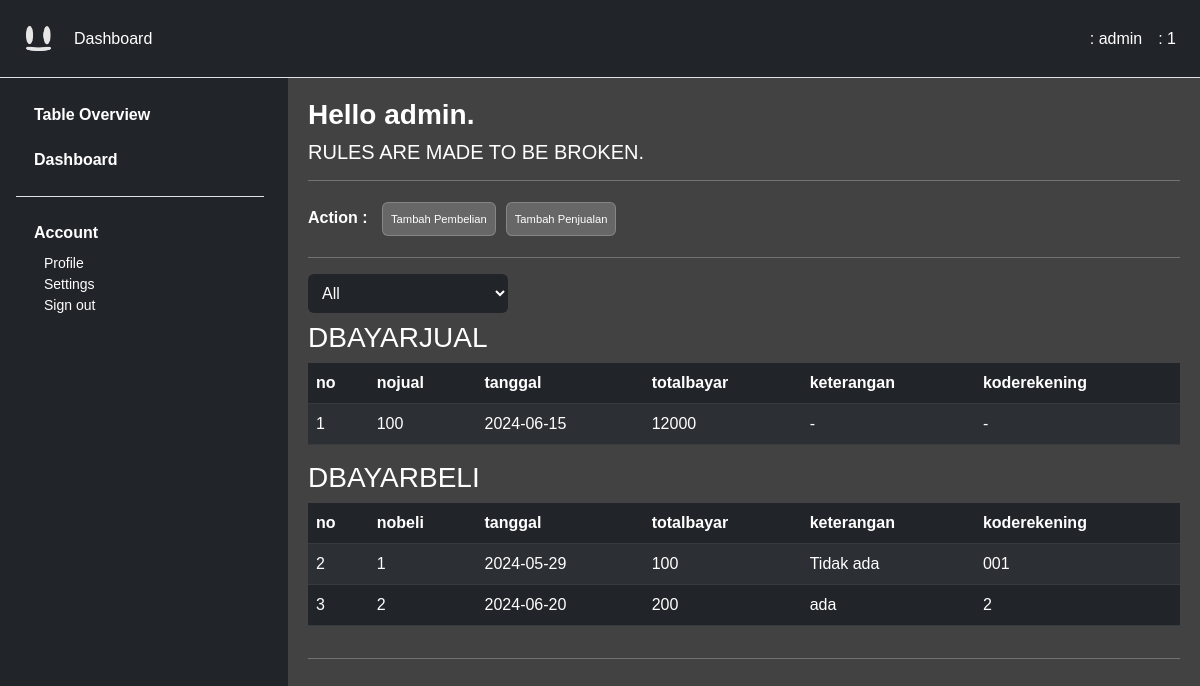
The app's page /dashboard/ (signed in), older data.
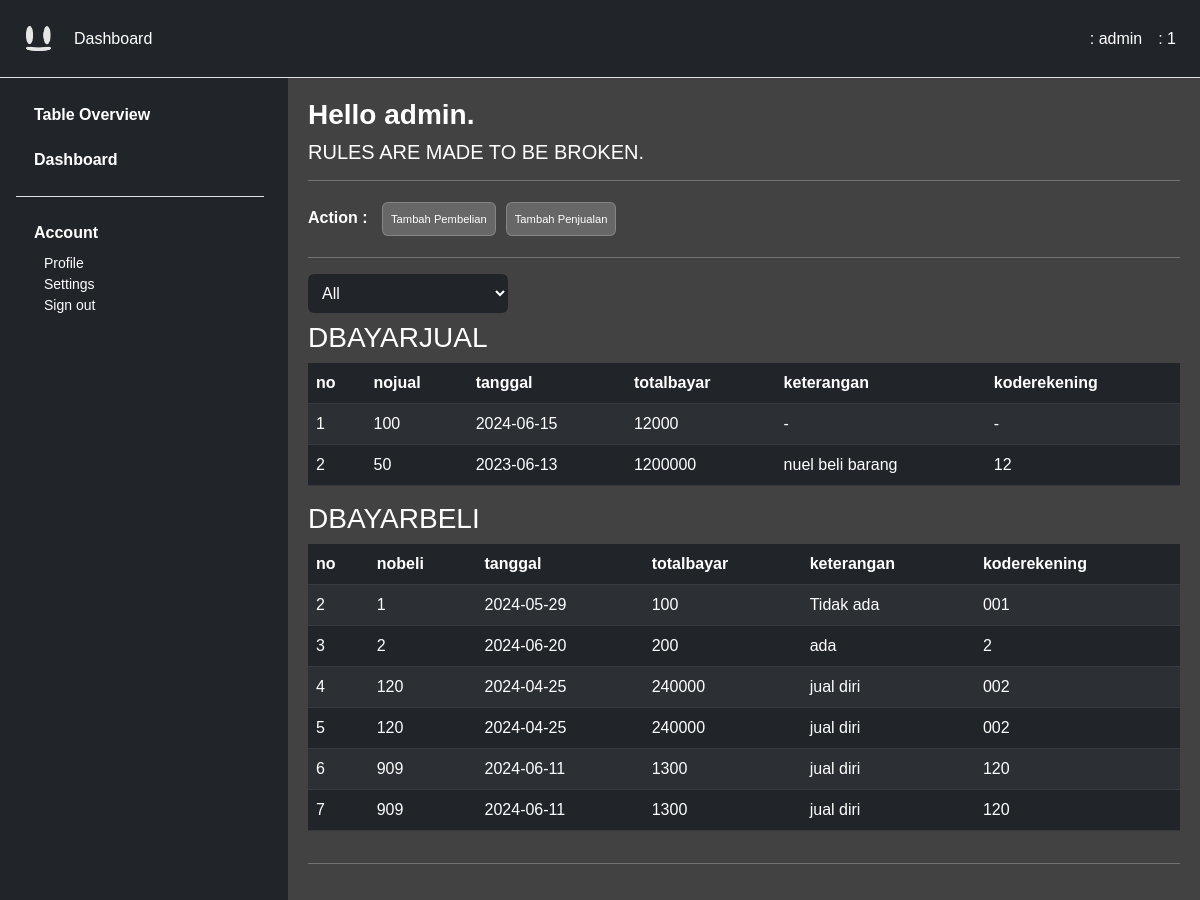
The same page, newer data.
### tables this page shows
CREATE TABLE dbayarjual (
    no INTEGER PRIMARY KEY AUTOINCREMENT,
    nojual VARCHAR(10),
    tanggal DATETIME,
    totalbayar DOUBLE,
    keterangan VARCHAR(255),
    koderekening VARCHAR(5),
    FOREIGN KEY (nojual) REFERENCES hjual(nojual),
    FOREIGN KEY (koderekening) REFERENCES rekening(koderekening)
);

CREATE TABLE dbayarbeli (
    no INTEGER PRIMARY KEY AUTOINCREMENT,
    nobeli VARCHAR(10),
    tanggal DATETIME,
    totalbayar DOUBLE,
    keterangan VARCHAR(255),
    koderekening VARCHAR(5),
    FOREIGN KEY (nobeli) REFERENCES hbeli(nobeli),
    FOREIGN KEY (koderekening) REFERENCES rekening(koderekening)
);

### php-component/table.php (the view, shortened to what this page needs)
<?php
function connect_db() {
    $db = new SQLite3('../db/database.db');
    return $db;
}
function add_data(&$table_name, &$template, &$template_t) {
    $template = array(
        array("kodeitem", "nama", "hargabeli", "hargajual", "stok", "satuan"),
        array("kodepemasok", "namapemasok", "alamat", "kota", "telepon", "email"),
        array("kodepelanggan", "namapelanggan", "alamat", "kota", "telepon", "email"),
        array("koderekening", "namarekening", "saldo"),
        array("nojual", "tanggal", "kodepelanggan", "total", "keterangan"),
        array("nogenerate", "nojual", "kodeitem", "qty", "hargajual", "stok"),
        array("nobeli", "noref", "tanggal", "kodepemasok", "total", "keterangan"),
        array("nogenerate", "nobeli", "kodeitem", "qty", "hargabeli", "stok"),
        array("no", "nojual", "tanggal", "totalbayar", "keterangan", "koderekening"),
        array("no", "nobeli", "tanggal", "totalbayar", "keterangan", "koderekening"),
    );
}
function makeSingleTable($dest, $name, $cando, $from='none') {
    $db = connect_db();
    $table_name = array();
    $template = array();
    $template_t = array();
    add_data($table_name, $template, $template_t);
    $index = 0;
    for ($i=0; $i < count($template); $i++) {
        if ($table_name[$i] == $name) {
            $index = $i;
        }
    }
    $name_upper = strtoupper($name);
    echo "<div class='table-responsive'>";
    echo "<h3>$name_upper</h3>";
    echo "<table class='table table-dark table-striped'>";
    echo "<thead>";
    echo "<tr>";
    for ($j=0; $j < count($template[$index]); $j++) {
        echo "<th>" . $template[$index][$j] . "</th>";
    }
    echo "</tr>";
    echo "</thead>";
    echo "<tbody>";
    if ($from == "none") {
        $str = "select * from $name";
    } elseif ($from == "week") {
        $str = "select * from $name WHERE tanggal >= DATE('now', '-7 days') AND tanggal <= DATE('now')";
    } elseif ($from == "month") {
        $str = "select * from $name WHERE tanggal >= DATE('now', '-1 months') AND tanggal <= DATE('now')";
    } elseif ($from == "year") {
        $str = "select * from $name WHERE tanggal >= DATE('now', '-1 years') AND tanggal <= DATE('now')";
    } else {
        $str = "select * from $name";
    }
    $results = $db->query($str);
    while ($row= $results->fetchArray()) {
        echo "<tr>";
        for ($j=0; $j < count($template[$index]); $j++) {
            echo "<td>" . $row[$template[$index][$j]] . "</td>";
        }
        echo "</tr>";
    }
    echo "</tbody>";
    echo "</table>";
    echo "</div>";
}
?>

### dashboard/index.php (shortened to what this page needs)
<!doctype html>
<html lang="en">
    <head>
        <link rel="stylesheet" href="/css/style.css" />
        <link
        href="https://cdn.jsdelivr.net/npm/bootstrap@5.2.3/dist/css/bootstrap.min.css"
        rel="stylesheet"
    />
    </head>
    <body class="dark-bg-custom">
        <div id="header">
            <?php
            include '../php-component/header.php';
            ?>
        </div>
        <div id="sidebar">
            <?php
            include '../php-component/table.php';
            include '../php-component/sidebar.php';
            ?>
        </div>
        <div class="content">
            <div id="content-real">
                <?php
                if (isset($_GET["tview"])) {
                    if ($_GET["tview"] == "all") {
                        $dest = "/dashboard/?tview=all";
                        $_SESSION["location"] = $dest;
                        if ($_SESSION["user type"] == 1) {
                            echo "<div class='table-start' id='table-pos'>";
                            makeTable($dest);
                            echo "</div>";
                        } else {echo "<h1>Illegal access.</h1>";}
                    } else {
                        $found = false;
                        for ($i=0; $i < count($_SESSION["table name"]); $i++) {
                            $current = $_SESSION["table name"][$i];
                            if ($current == $_GET["tview"]) {
                                $found = true;
                                $dest = "/dashboard/?tview=$current";
                                $_SESSION["location"] = $dest;
                                if ($_SESSION["user type"] == 1) {
                                    makeSingleTable($dest, $current, true);
                                } else {
                                    makeSingleTable($dest, $current, false);
                                }
                            }
                        }
                        if (isset($_SESSION["displayed"]) && $found == false) {
                            unset($_SESSION["displayed"]);
                        }
                    }
                } else {
                    include "../php-component/dash.php";
                    render();
                }
                ?>
            </div>
        </div>
    </body>
</html>

### php-component/header.php
<header class="p-3 text bg-dark border-bottom">
    <div
        class="d-flex flex-wrap align-items-center justify-content-center justify-content-lg-start"
    >
        <a
            href="/index.php"
            class="d-flex align-items-center mb-2 mb-lg-0 text-white text-decoration-none"
        >
            <img src="/assets/logo.png" class="logo">
        </a>
        <ul
            class="nav col-12 col-lg-auto me-lg-auto mb-2 justify-content-center mb-md-0"
        >
            <li class="px-2 text-white nav-link">Dashboard</li>
        </ul>
        <div class="text-end">
            <ul
                class="nav col-12 col-lg-auto me-lg-auto mb-2 mb-md-0"
            >
                <?php
                $type = $_SESSION["user type"];
                $name = $_SESSION["user name"];
                echo "<li class='px-2 text-white'><i class='nf nf-fa-user'></i> : " . $name . "</li>";
                echo "<li class='px-2 text-white'><i class='nf nf-cod-type_hierarchy'></i> : " . $type . "</li>";
                ?>
            </ul>
        </div>
    </div>
</header>

### php-component/sidebar.php (shortened to what this page needs)
<div class="left-bar secondary-color dark-bg-custom">
    <div class="flex-shrink-0 p-3 dark-bg-custom" style="width: 280px">
        <ul class="list-unstyled ps-0">
            <li class="p-2 mb-1 text-white">
                <button
                    class="btn btn-toggle d-inline-flex align-items-center rounded border-0 collapsed text-white fw-bold"
                    data-bs-toggle="collapse"
                    data-bs-target="#home-collapse"
                    aria-expanded="false"
                >
                    <i class='nf nf-cod-table' style='margin-right:10px;'></i>Table Overview
                </button>
            </li>
            <li class="p-2 mb-1">
                <button
                    class="btn btn-toggle d-inline-flex align-items-center rounded border-0 collapsed text-white fw-bold"
                    data-bs-toggle="collapse"
                    data-bs-target="#dashboard-collapse"
                    aria-expanded="false"
                >
                    <i class='nf nf-cod-dashboard' style='margin-right:10px;'></i>Dashboard
                </button>
            </li>
            <li class="border-top my-3"></li>
            <li class="p-2 mb-1">
                <button
                    class="btn btn-toggle d-inline-flex align-items-center rounded border-0 text-white fw-bold"
                    data-bs-toggle="collapse"
                    data-bs-target="#account-collapse"
                    aria-expanded="true"
                >
                    <i class='nf nf-md-account' style='margin-right:10px;'></i>Account
                </button>
                <div class="collapse show mt-2" id="account-collapse" style="">
                    <ul class="btn-toggle-nav list-unstyled fw-normal pb-1 small">
                        <li>
                            <a
                                href="?acc=profile"
                                class="text-white d-inline-flex text-decoration-none rounded"
                            >Profile</a
                            >
                        </li>
                        <li>
                            <a
                                href="?acc=settings"
                                class="text-white d-inline-flex text-decoration-none rounded"
                            >Settings</a
                            >
                        </li>
                        <li>
                            <a
                                href="/php-component/logout.php"
                                class="text-white d-inline-flex text-decoration-none rounded"
                            >Sign out</a
                            >
                        </li>
                    </ul>
                </div>
            </li>
        </ul>
    </div>
</div>

### php-component/dash.php (shortened to what this page needs)
<?php
function render() {
    $name = $_SESSION["user name"];
    echo "<h3 class='fw-bold'>Hello $name.</h3>";
    echo "<h5>RULES ARE MADE TO BE BROKEN.</h5>";
    echo "<hr>";
    echo "<form method='post' action='/dashboard/'>";
    echo "<span style='margin-right:10px' class='fw-bold'>Action : </span>";
    echo "<button type='submit' name='tbeli' class='table-button p-2'>Tambah Pembelian</button>";
    echo "<button type='submit' name='tjual' class='table-button p-2'>Tambah Penjualan</button>";
    echo "</form>";
    echo "<hr>";
    echo "<select id='overview' class='mb-2 overview-option' name='overview'>";
    echo "<option value='all' default>All</option>";
    echo "</select>";
    $dest = "/dashboard/";
    $cando = false;
    if (isset($_GET["overview"])) {
        $mode = $_GET["overview"];
        makeSingleTable($dest, "dbayarjual", $cando, $mode);
        makeSingleTable($dest, "dbayarbeli", $cando, $mode);
    } else {
        makeSingleTable($dest, "dbayarjual", $cando);
        makeSingleTable($dest, "dbayarbeli", $cando);
    }
    echo "<hr>";
}
?>

### css/style.css (style rules this page uses)
* { margin: 0px; padding: 0px; font-family: Arial, Helvetica, sans-serif; }
.dark-bg-custom { background: rgb(33, 37, 41); }
.left-bar { left: 0; position: absolute; min-width: 18rem; height: 100vh; background: rgb(33, 37, 41); color: white; }
.content { margin-left: 18rem; padding: 20px; background: #424242; color: white; min-height: 100vh; }
.logo { width: 25px !important; height: 25px !important; margin: 10px; margin-right: 15px; }
#home-collapse, #dashboard-collapse, #orders-collapse, #account-collapse { margin-left: 20px; }
body { background: #424242; color: white; }
.table-button { min-width: 30px; background: rgba(255, 255, 255, 0.2); padding: 3px; margin: 5px; margin-right: 10px; margin-left: 0px; border-radius: 6px; border: none; color: white; border: 1px solid rgba(255, 255, 255, 0.2); transition: background, border ease-in-out 0.3s; font-size: 0.7em; min-height: 30px; }
.btn { border: none; background: none; padding: 0 !important; cursor: pointer; }
.overview-option { min-width: 200px !important; background: rgb(33, 37, 41); color: white; border: none; border-radius: 6px; padding: 10px !important; }

Row changes from the older to the newer data that the page shows:
added dbayarjual: no "2", nojual "50", tanggal "2023-06-13", totalbayar "1200000", keterangan "nuel beli barang", koderekening "12"
added dbayarbeli: no "4", nobeli "120", tanggal "2024-04-25", totalbayar "240000", keterangan "jual diri", koderekening "002"
added dbayarbeli: no "5", nobeli "120", tanggal "2024-04-25", totalbayar "240000", keterangan "jual diri", koderekening "002"
added dbayarbeli: no "6", nobeli "909", tanggal "2024-06-11", totalbayar "1300", keterangan "jual diri", koderekening "120"
added dbayarbeli: no "7", nobeli "909", tanggal "2024-06-11", totalbayar "1300", keterangan "jual diri", koderekening "120"
